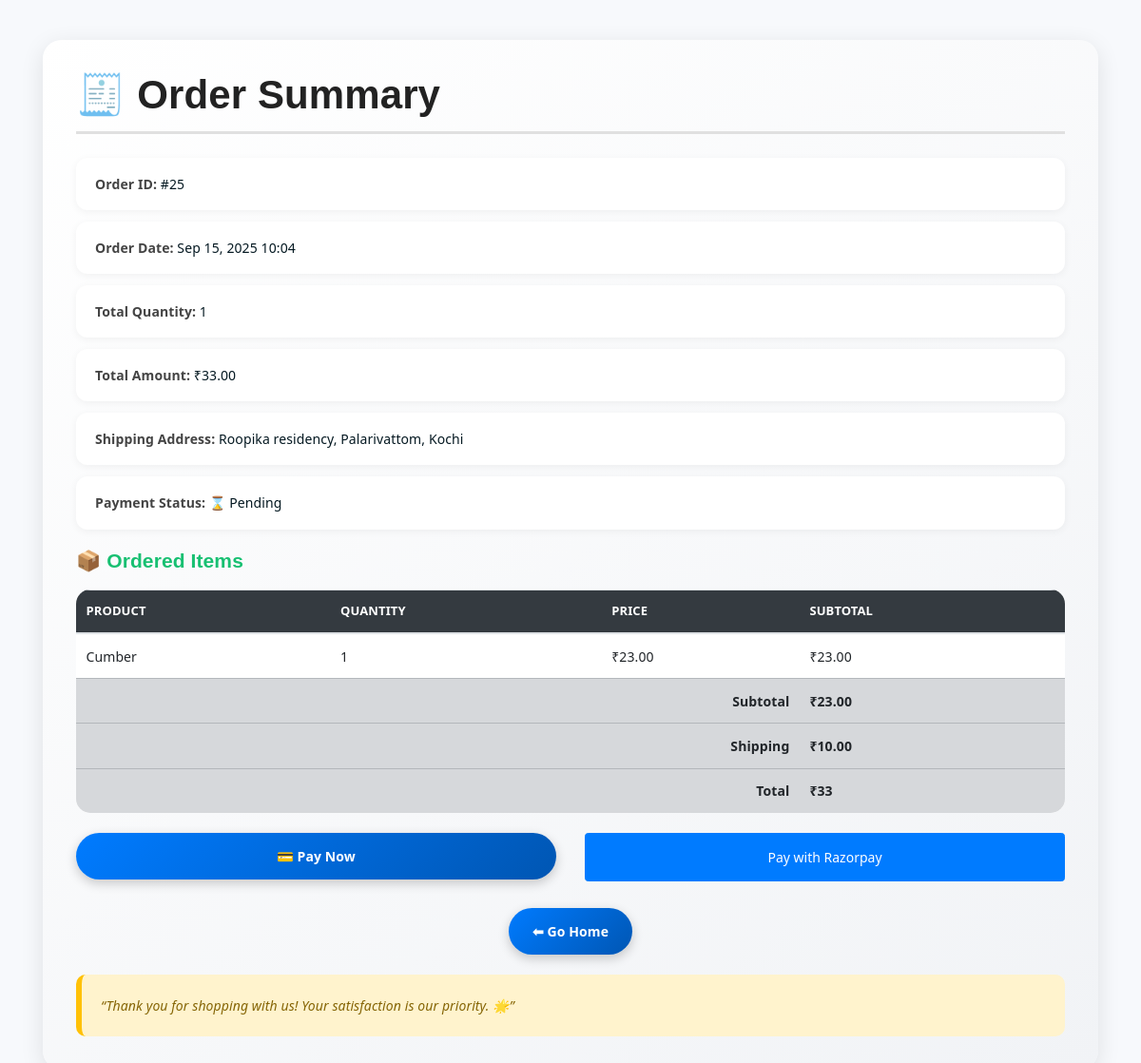
/order_summary/25/, run on the app's committed database.
### appnew001/models.py (models this page shows, shortened)
class Order(models.Model):
    user = models.ForeignKey(User, on_delete=models.CASCADE, related_name="orders")
    created_at = models.DateTimeField(auto_now_add=True)
    is_paid = models.BooleanField(default=False)
    total_amount = models.DecimalField(max_digits=10, decimal_places=2, default=0.00)
    total_quantity = models.PositiveIntegerField(default=0)
    shipping_address = models.CharField(max_length=255, blank=True, null=True)

class OrderItem(models.Model):
    order = models.ForeignKey(Order, on_delete=models.CASCADE, related_name="items")
    product = models.ForeignKey(Product, on_delete=models.CASCADE)
    quantity = models.PositiveIntegerField(default=1)
    price = models.DecimalField(max_digits=10, decimal_places=2)

class Product(models.Model):
    name = models.CharField(max_length=100)
    description = models.TextField(blank=True, null=True)
    price = models.DecimalField(max_digits=10, decimal_places=2)
    image = models.ImageField(upload_to="products/")  # Pillow required
    unit = models.CharField(max_length=50, default="Per Kg")

### appnew001/views.py (the view)
# urls.py: path('order_summary/<int:order_id>/', views.order_summary, name='order_summary'),
def order_summary(request, order_id):
    order = get_object_or_404(Order, id=order_id)
    items = order.items.all()
    subtotal = 0
    for item in items:
        item.subtotal = item.quantity * item.price
        subtotal += item.subtotal
    return render(request, "order_summary.html", {
        "order": order,
        "items": items,
        "subtotal": subtotal,
    })

### appnew001/templates/order_summary.html (shortened to what this page needs)
{% load static %}
<!DOCTYPE html>
<html lang="en">
<head>
    <link rel="stylesheet" href="{% static 'assets/bootstrap/css/bootstrap.min.css' %}">
    <link rel="stylesheet" href="{% static 'assets/css/main.css' %}">
</head>
<body>
    <div class="container mt-5">
        <div class="order-summary-card">
            <h2>🧾 Order Summary</h2>
            <div class="order-summary-details">
                <div class="order-detail-box"><strong>Order ID:</strong> #{{ order.id }}</div>
                <div class="order-detail-box"><strong>Order Date:</strong> {{ order.created_at|date:"M d, Y H:i" }}</div>
                <div class="order-detail-box"><strong>Total Quantity:</strong> {{ order.total_quantity }}</div>
                <div class="order-detail-box"><strong>Total Amount:</strong> ₹{{ order.total_amount }}</div>
                <div class="order-detail-box"><strong>Shipping Address:</strong> {{ order.shipping_address }}</div>
                <div class="order-detail-box"><strong>Payment Status:</strong> {% if order.is_paid %}✅ Paid{% else %}⌛ Pending{% endif %}</div>
            </div>
            <h4 class="mt-4">📦 Ordered Items</h4>
            <table class="table table-hover">
                <thead>
                    <tr>
                        <th>Product</th>
                        <th>Quantity</th>
                        <th>Price</th>
                        <th>Subtotal</th>
                    </tr>
                </thead>
                <tbody>
                    {% for item in items %}
                    <tr>
                        <td>{{ item.product.name }}</td>
                        <td>{{ item.quantity }}</td>
                        <td>₹{{ item.price }}</td>
                        <td>₹{{ item.subtotal }}</td>
                    </tr>
                    {% endfor %}
                    <tr class="table-secondary">
                        <td colspan="3" class="text-right"><strong>Subtotal</strong></td>
                        <td><strong>₹{{ subtotal }}</strong></td>
                    </tr>
                    <tr class="table-secondary">
                        <td colspan="3" class="text-right"><strong>Shipping</strong></td>
                        <td><strong>₹10.00</strong></td>
                    </tr>
                    <tr class="table-secondary">
                        <td colspan="3" class="text-right"><strong>Total</strong></td>
                        <td><strong>₹{{ subtotal|add:10 }}</strong></td>
                    </tr>
                </tbody>
            </table>
            <div class="row text-center mt-4">
                <div class="col-md-6 mb-3">
                    <a href="{% url 'shop' %}" class="btn-custom w-100">
                        💳 Pay Now
                    </a>
                </div>
                <div class="col-md-6 mb-3">
                    <button id="rzp-button1" class="btn btn-primary w-100 py-3 px-4">
                        Pay with Razorpay
                    </button>
                </div>
            </div>
            <div class="text-center mt-3">
                <a href="#" class="btn-custom" onclick="confirmHome(event)">⬅ Go Home</a>
            </div>
            <div class="quote-box mt-4">
                “Thank you for shopping with us! Your satisfaction is our priority. 🌟”
            </div>
        </div>
    </div>
</body>
</html>

### prd/static/assets/css/main.css (style rules this page uses)
html { font-size: 14px; font-weight: 400; line-height: 28px; height: 100%; }
body { font-family: "Open Sans", sans-serif; font-weight: 400; font-size: 1rem; letter-spacing: 0.1px; line-height: 1.8; color: #051922; overflow-x: hidden; }
a { cursor: pointer; text-decoration: none; -webkit-transition: all 0.2s ease-in-out; -o-transition: all 0.2s ease-in-out; transition: all 0.2s ease-in-out; }
h1, .h1, h2, .h2, h3, .h3, h4, .h4, h5, .h5, h6, .h6 { font-family: "Poppins", sans-serif; font-weight: 700; margin: 0 0 1.25rem 0; color: #18c072; }
h2, .h2 { font-size: 3rem; font-weight: 700; line-height: 3.25rem; }
h4, .h4 { font-size: 1.5rem; font-weight: 700; line-height: 1.75rem; }
html, body { height: 100%; }
thead { border-bottom: 1px solid #eee; }

### appnew001/templates/order_summary.html (style rules this page uses)
body { background: #f7f9fc; font-family: 'Segoe UI', Tahoma, Geneva, Verdana, sans-serif; }
.order-summary-card { background: linear-gradient(145deg, #ffffff, #f1f3f6); border-radius: 20px; box-shadow: 0 6px 25px rgba(0,0,0,0.1); padding: 35px; margin-bottom: 40px; }
.order-summary-card h2 { font-weight: 700; color: #222; border-bottom: 3px solid #e0e0e0; padding-bottom: 15px; margin-bottom: 25px; }
.order-detail-box { background: #fff; border-radius: 12px; padding: 15px 20px; margin-bottom: 12px; box-shadow: 0 2px 8px rgba(0,0,0,0.05); }
.order-detail-box strong { color: #444; }
.table { border-radius: 15px; overflow: hidden; background: #fff; }
.table thead { background: #343a40; color: #fff; text-transform: uppercase; font-size: 13px; }
.table tbody tr:nth-child(even) { background: #f8f9fa; }
.btn-custom { background: linear-gradient(135deg, #007bff, #0056b3); color: #fff; border-radius: 40px; font-weight: 600; padding: 12px 25px; transition: all 0.3s ease; text-decoration: none; box-shadow: 0 4px 12px rgba(0,0,0,0.2); display: inline-block; }
.quote-box { margin-top: 30px; padding: 20px; background: #fff3cd; border-left: 6px solid #ffc107; border-radius: 10px; font-style: italic; color: #856404; }

### data on the page
Order: id "25", created_at "Sep 15, 2025 10:04", total_quantity "1", total_amount "33.00", shipping_address "Roopika residency, Palarivattom, Kochi"
OrderItem: product.name "Cumber", quantity "1", price "23.00", subtotal "23.00"

### other printed values
{{ subtotal }} "23.00"
{{ subtotal|add:10 }} "33"
